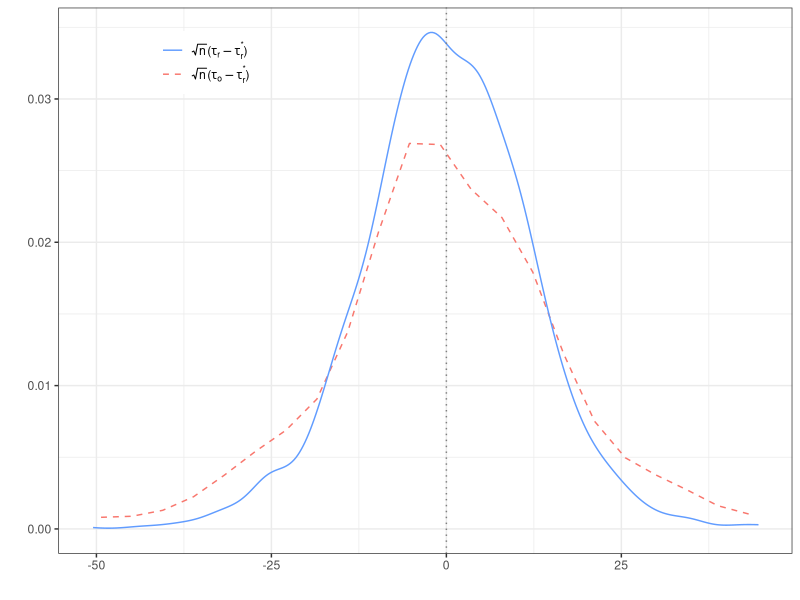
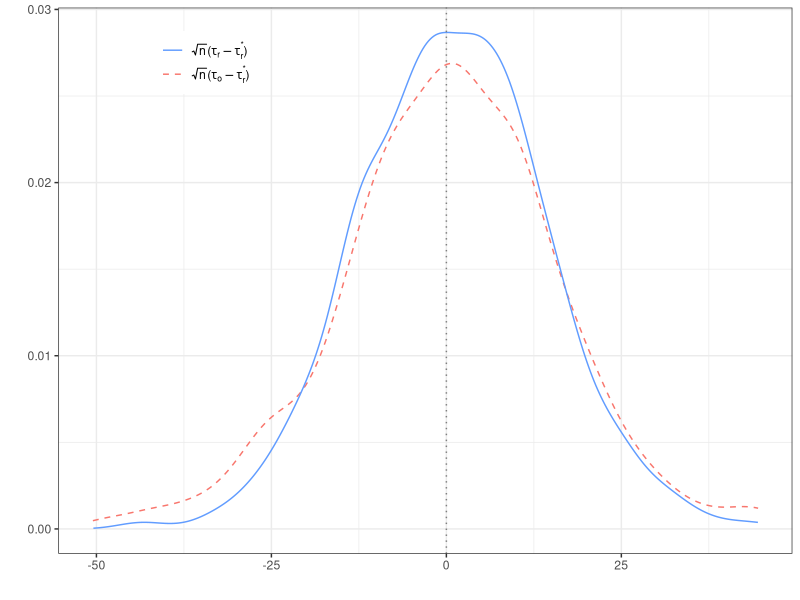
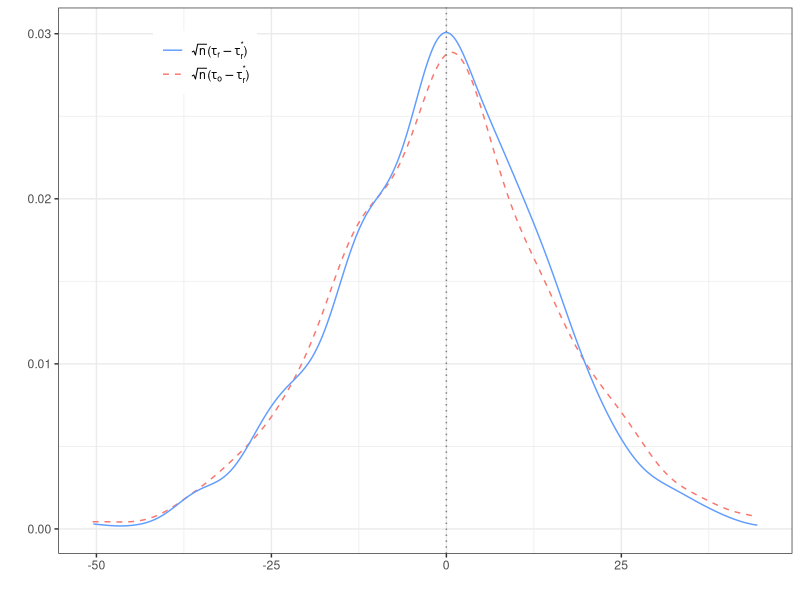
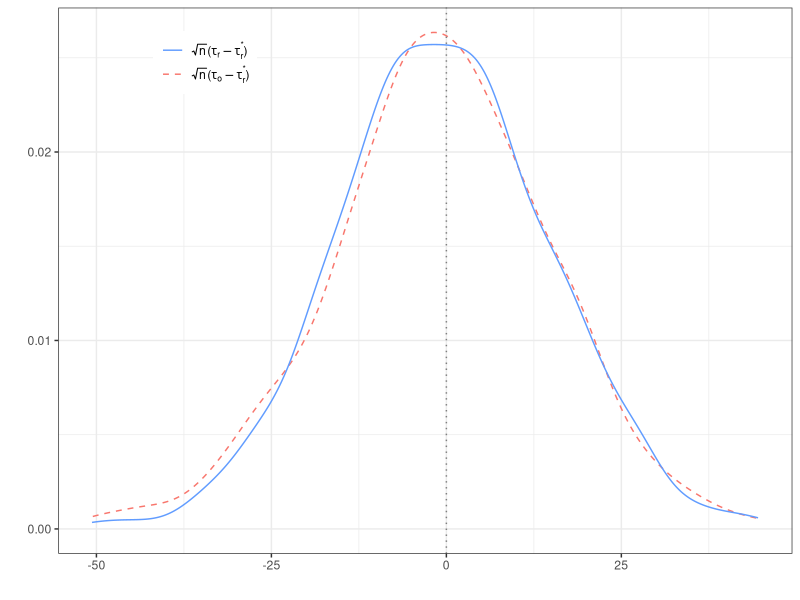

Write the R code that produced these figures, in order.
################################# FRONT MATTER #################################

rm(list=ls())
gc()

library(dplyr)
library(ggplot2)
library(tidyr)
library(mvtnorm)
library(clusterGeneration)
library(xtable)

set.seed(1234)

# X takes K + 1 values 0:K with K even
# Defiers for all X < K / 2, compliers for all X > K / 2, no switchers for
# X = K / 2.
# Assume a fixed covariate type design: n observations for each covariate value
# with a non-zero number of switchers. 

################################### FUNCTIONS ##################################

gen_data <- function(n, sigma, pZ, K, a, d, B){
  
  # Generates (D,X,Y,Z)
  # inputs
  # n: number of observations for each X value
  # sigma: covariance matrix for the unobservables
  # pZ: probability Z = 1
  # K: x values range from 0 to K
  # a,d: first stage D = 1(a + d * Z >= V)
  # B: ATE
  
  # Unobservables
  U <- rmvnorm(n * K, mean = rep(0, 3), sigma = sigma)
  U <- data.frame(U)
  names(U) <- c("U1", "U0", "V")
  
  # X and Z
  X <- rep(c(0:(K / 2 -1), ((K / 2) + 1):K), each = n)
  Z <- rbinom(n * K, 1, pZ)
  
  # Construct D and Y
  D <- (a + d[X + 1] * Z >= U$V)
  Y <- (1 - D) * U$U0 + D *(B + U$U1)
  
  return(data.frame(D = D, X = X, Y = Y, Z = Z))
  
}

# gen_data <- function(n, sigma, p_x, pZ, K, a, d, B){
# 
#   # Generates (D,X,Y,Z)
#   # inputs
#   # n: number of observations
#   # sigma: covariance matrix for the unobservables
#   # p_x: distribution for x
#   # pZ: probability Z = 1
#   # K: x values range from 0 to K
#   # a,d: first stage D = 1(a + d * Z >= V)
#   # B: ATE
# 
#   # Unobservables
#   U <- rmvnorm(n, mean = rep(0, 3), sigma = sigma)
#   U <- data.frame(U)
#   names(U) <- c("U1", "U0", "V")
# 
#   # X and Z
#   X <- sample(0:K, size = n, replace = T, prob = p_x)
#   Z <- rbinom(n, 1, pZ)
# 
#   # Construct D and Y
#   D <- (a + d[X + 1] * Z >= U$V)
#   Y <- (1 - D) * U$U0 + D *(B + U$U1)
# 
#   return(data.frame(D = D, X = X, Y = Y, Z = Z))
# 
# }

gen_vars <- function(data, K, true_s){
  
  # adds in the demeaned Z, true sign function, and estimated sign function
  # inputs:
  # data: D, X, Y, Z, ordered by X, n draws for each X
  # K x values range from 0 to K
  # true_s value of the sign function for each X
  
  X_vals <- sort(unique(data$X))
  
  # Z_tilde = Z - E[Z|X]
  bar_Z <- rep(0, K + 1)
  for (k in X_vals){
    bar_Z[k + 1] <- mean(data$Z[data$X == k])
  }
  data$Z_tilde <- data$Z - bar_Z[data$X + 1]
  
  # Oracle sign function
  data$s_star <- true_s[data$X + 1] 
  
  # Estimated sign function
  est_s <- rep(0, K + 1)
  for (k in X_vals){
    
    temp <- dplyr::filter(data, X == k)
    n_1 <- sum(temp$Z)
    n_0 <- sum(1 - temp$Z)
    
    if (n_1 > 0 & n_0 > 0){
      est_s[k + 1] <- 
        2 * (sum(temp$Z * temp$D) / n_1 >= sum((1 - temp$Z) * temp$D) / n_0) - 1 
    }
  }
  data$s_hat <- est_s[data$X + 1]
  
  return(data)
  
}

# gen_vars <- function(data, K, true_s){
#   
#   # adds in the demeaned Z, true sign function, and estimated sign function
#   # inputs:
#   # data data frame containing D, X, Y, Z
#   # K x values range from 0 to K
#   # true_s value of the sign function for each X
#   
#   X_vals <- sort(unique(data$X))
#   
#   # Z_tilde = Z - E[Z|X]
#   bar_Z <- rep(0, K + 1)
#   for (k in X_vals){
#     bar_Z[k + 1] <- mean(data$Z[data$X == k])
#   }
#   data$Z_tilde <- data$Z - bar_Z[data$X + 1]
#   
#   # Oracle sign function
#   data$s_star <- true_s[data$X + 1] 
#   
#   # Estimated sign function
#   est_s <- rep(0, K + 1)
#   for (k in X_vals){
#     
#     temp <- dplyr::filter(data, X == k)
#     n_1 <- sum(temp$Z)
#     n_0 <- sum(1 - temp$Z)
#     
#     if (n_1 > 0 & n_0 > 0){
#       est_s[k + 1] <- 
#         2 * (sum(temp$Z * temp$D) / n_1 > sum((1 - temp$Z) * temp$D) / n_0) - 1 
#     }
#   }
#   data$s_hat <- est_s[data$X + 1]
#   
#   return(data)
#   
# }

calc_sd <- function(data, tau_feasible, n, K){
  
  # returns the estimate of the asymptotic SD
  
  # data: a data frame containing the data (including generated variables)
  # tau_feasible: the estimate (from the feasible estimator)
  # n: number of observations for each value of X
  # K: number of unique X values
  
  # "errors"
  e_Y <- data$Y - data$D * tau_feasible
  e_Z <- data$Z_tilde
  
  # generate the indicators (which are the implicit covariates)
  X_ind <- matrix(0, nrow(data), K)
  index <- 0
  for (k in 1:K){
    
    X_ind[index + 1:n, k] <- 1
    index <- index + n
    
  }
   
  # sigma_X = E_n[XX^T]
  X_mean <- colMeans(X_ind)
  X_temp <- X_ind - matrix(X_mean, n * K, K, byrow = T)
  sigma_X <- cov(X_temp) * ((n * K) - 1) / (n * K) + 
    matrix(X_mean, nrow = K, ncol = 1) %*% matrix(X_mean, nrow = 1, ncol = K)
  
  # C = E_n[e_Y * s_hat(X) * X]
  C <- apply(X_ind, 2, function(X_col, e_Y, s_hat){
    return(X_col * e_Y * s_hat)
  }, e_Y = e_Y, s_hat = data$s_hat)
  C <- colSums(C) / (n * K)
  
  # denominator
  denom <- (sum(data$D * data$s_hat * e_Z) / (n * K))
  
  # numerator term 1: E_n[e_Y ^ 2 * e_Z ^ 2 * s_hat]
  num_1 <- sum((e_Y ^ 2) * (e_Z ^ 2)) / (n * K)
  
  # numerator term 2: C^T %*% sigma_X^{-1} %*% E_n[e_Y * s_hat * (e_Z ^ 2) * X]
  # 
  num_2 <- apply(X_ind, 2, function(X_col, e_Y, s_hat, e_Z){
    return(e_Y * s_hat * (e_Z ^ 2) * X_col)
  }, e_Y = e_Y, s_hat = data$s_hat, e_Z = e_Z)
  num_2 <- matrix(colSums(num_2) / (n * K), nrow = K, ncol = 1)
  num_2 <- matrix(C, nrow = 1, ncol = K) %*% solve(sigma_X) %*% num_2
  
  # numerator term 3: C^T %*% sigma_X^{-1} %*% E_n[e_Z^2 XX^T] %*% sigma_X^{-1}
  # %*% C
  X_temp <- apply(X_ind, 2, function(X_col, e_Z){
    return(X_col * e_Z)
  }, e_Z = e_Z)
  X_mean <- colMeans(X_temp)
  X_temp <- X_temp - matrix(X_mean, n * K, K, byrow = T)
  num_3 <-  cov(X_temp) * ((n * K) - 1) / (n * K) + 
    matrix(X_mean, nrow = K, ncol = 1) %*% matrix(X_mean, nrow = 1, ncol = K)
  num_3 <- matrix(C, nrow = 1, ncol = K) %*% solve(sigma_X) %*%
    num_3 %*% solve(sigma_X) %*% matrix(C, nrow = K, ncol = 1)
  
  # numerator = num_1 - 2 * num_2 + num_3
  num <- num_1 - 2 * num_2 + num_3
  
  return(sqrt(num) / denom)
 
}

# Given a vector containing estimates of tau, this returns summary statistics
get_stats <- function(results, B){
  
  # results is a vector of estimates of tau.
  # B is the ATE, which equals the asymptotic estimand. 
  
  # statistics returned are: mean, sd, MSE, median, 0.25 and 0.75 quantiles
  results <- results[!is.infinite(results)]
  stats <- rep(0, 6)
  stats[1] <- mean(results, na.rm = TRUE)
  stats[2] <- sd(results, na.rm = TRUE)
  stats[3] <- (stats[1] - B) ^ 2 + stats[2] ^ 2
  stats[4:6] <- quantile(results, c(0.5, 0.25, 0.75), na.rm = TRUE)
  return(stats)

}

get_coverage <- function(tau, sigma_o, B, n, K){
  
  # returns the 90%, 95%, and 99% coverage rates of the estimators
  # all inputs should be results for a given n
  # tau: a vector of estimates (either feasible or oracle)
  # sigma_o: a vector of estimated standard deviations
  # B: the true AT (asymptotic limit of the estimator)
  # n: number of observations for each X value
  # K: number of X values
  
  coverage <- matrix(0, 3, length(tau))
  
  sigma_o <- sigma_o / sqrt(n * K)
  
  CI <- matrix(0, 3, length(sigma_o))
  CI[1, ] <- sigma_o * qnorm(0.95)
  CI[2, ] <- sigma_o * qnorm(0.975)
  CI[3, ] <- sigma_o * qnorm(0.99)
  rownames(CI) <- c("90", "95", "99")
  
  for (i in 1:3){
    
    coverage[i, ] <- as.numeric((tau + CI[i, ]) > B)
    coverage[i, ] <- coverage[i, ] * as.numeric((tau - CI[i, ]) < B)
    
  }
  
  coverage <- rowMeans(coverage)
  names(coverage) <- c("90", "95", "99")
  
  return(coverage)
  
}

# get_coverage <- function(tau_oracle, tau_feasible, sigma_o, B, n, K){
#   
#   # returns the 90%, 95%, and 99% coverage rates of the estimators
#   # all inputs should be results for a given n
#   # tau_oracle: a vector of oracle estimates
#   # tau_feasible: a vector of feasible estimates
#   # sigma_o: a vector of estimated standard deviations
#   # B: the true AT (asymptotic limit of the estimator)
#   # n: number of observations for each X value
#   # K: number of X values
#   
#   coverage_feasible <- matrix(0, 3, length(tau_oracle))
#   coverage_oracle <- matrix(0, 3, length(tau_oracle))
#   
#   sigma_o <- sigma_o / sqrt(n * K)
#   
#   CI <- matrix(0, 3, length(sigma_o))
#   CI[1, ] <- sigma_o * qnorm(0.95)
#   CI[2, ] <- sigma_o * qnorm(0.975)
#   CI[3, ] <- sigma_o * qnorm(0.99)
#   rownames(CI) <- c("90", "95", "99")
#   
#   for (i in 1:3){
#     
#     coverage_feasible[i, ] <- as.numeric(tau_feasible + CI[i, ] > 0)
#     coverage_feasible[i, ] <- coverage_feasible[i, ] * 
#       as.numeric(tau_feasible - CI[i, ] < 0)
#     
#     coverage_oracle[i, ] <- as.numeric(tau_oracle + CI[i, ] > 0)
#     coverage_oracle[i, ] <- coverage_oracle[i, ] * 
#       as.numeric(tau_oracle - CI[i, ] < 0)
#     
#   }
#   
#   coverage_feasible <- rowMeans(coverage_feasible)
#   names(coverage_feasible) <- c("90", "95", "99")
#   coverage_oracle <- rowMeans(coverage_oracle)
#   names(coverage_oracle) <- c("90", "95", "99")
#   
#   return(list(feasible = feasible, oracle = oracle))
#   
# }

make_plot <- function(tau_oracle, tau_feasible, x_lims){
  
  oracle_dens <- density(tau_oracle)
  oracle_data <- data.frame(x = oracle_dens$x, y = oracle_dens$y)
  
  feasible_dens <- density(tau_feasible)
  feasible_data <- data.frame(x = feasible_dens$x, y = feasible_dens$y)
  
  ggplot() +
    geom_line(aes(x = x, y = y, col = "Oracle"), 
              data = oracle_data, 
              linetype = "dashed") +
    geom_line(aes(x = x, y = y, col = "Feasible"), 
              data = feasible_data) +
    geom_vline(aes(xintercept = 0, col = "black"), 
               linetype = "dotted", show.legend = FALSE) + 
    theme_bw() +
    theme(legend.title = element_blank()) +
    scale_color_manual(values = c("Oracle" = "#F8766D",
                                  "Feasible" = "#619CFF"),
                       labels = c("Oracle" = expression(sqrt(n) * 
                                                          "(" * 
                                                          tau[o] - 
                                                          tau[r]^"*" 
                                                        * ")"),
                                  "Feasible" = expression(sqrt(n) * 
                                                            "(" * 
                                                            tau[r] - 
                                                            tau[r]^"*" 
                                                          * ")"))) + 
    xlim(x_lims[1], x_lims[2]) +  
    labs(x = "", y = "") + 
    theme(legend.position = c(0.2, 0.9))
  
}

# scale_color_manual(values = c("Oracle" = "#F8766D",
#                               "Feasible" = "#619CFF",
#                               "Asymptotic Limit" = "black"),
#                    labels = c("Oracle" = expression(sqrt(n) * 
#                                                       "(" * 
#                                                       tau[o] - 
#                                                       tau[r]^"*" 
#                                                     * ")"),
#                               "Feasible" = expression(sqrt(n) * 
#                                                         "(" * 
#                                                         tau[r] - 
#                                                         tau[r]^"*" 
#                                                       * ")"),
#                               "Asymptotic Limit" = "")) 

################################## PARAMETERS ##################################

# Number of X values (is K)
K <- 8

# Switcher shares at each value of X are evenly spaced between -delta and delta
delta <- 0.2
w <- delta * (2 * (0:K) / K - 1)

# First stage 1(a + dZ >= V)
a <- 0
d <- qnorm(pnorm(a) + w) - a 

# ATE (also equals the asymptotic limit of the estimand)
B <- 0 

# True value of the sign function for each value of X
true_s <- 2 * (w >= 0) - 1

################################# DISTRIBUTIONS ################################

# Randomly generate a covariance matrix for the unobservables
# A <- matrix(runif(9, -1, 1), 3, 3)
# sigma <- A %*% t(A)
# # Scale to be a correlation matrix
# for (k in 1:3){
#   
#   sd_k <- sqrt(sigma[k, k])
#   sigma[, k] <- sigma[, k] / sd_k
#   sigma[k, ] <- sigma[k, ] / sd_k
#   
# }

# Set a correlation matrix for the unobservables (order is U1, U0, V)
sigma <- diag(x = 1, 3, 3)
sigma[2, 1] <- -0.25
sigma[3, 1] <- -0.5
sigma[3, 2] <- 0.5
sigma[1, 2] <- sigma[2, 1]
sigma[1, 3] <- sigma[3, 1]
sigma[2, 3] <- sigma[3, 2]
# As V is resistance to treatment, this specification implies a positive 
# selection effect. 

# # Distribution for X
# p_x <- vector(mode = "list", length = 2)
# p_x[[1]] <- c(1 / 2, 0, 1 / 2)
# p_x[[2]] <- rep(1 / 3, 3)

# Probability that Z = 1
pZ <- 1 / 2

################################# GENERATE DATA ################################

n <- c(50, 100, 200, 400) # number of observations for each X
runs <- 1000 # number of draws for each sample size

tau_oracle <- matrix(0, length(n), runs)
tau_feasible <- matrix(0, length(n), runs)
sigma_o <- matrix(0, length(n), runs)

for (i in 1:length(n)){
  for (j in 1:runs){
    
    data <- gen_data(n = n[i],
                     sigma = sigma,
                     pZ = pZ,
                     K = K,
                     a = a,
                     d = d,
                     B = B)
    data <- gen_vars(data = data,
                     K = K,
                     true_s = true_s)
    
    # estimates
    tau_oracle[i, j] <- sum(data$Y * data$s_star * data$Z_tilde) / 
      sum(data$D * data$s_star * data$Z_tilde)
    tau_feasible[i, j] <- sum(data$Y * data$s_hat * data$Z_tilde) / 
      sum(data$D * data$s_hat * data$Z_tilde)
    
    # standard deviation (calculated using the asymptotic formula)
    sigma_o[i, j] <- calc_sd(data, tau_feasible[i, j], n[i], K)
    
  }
}

############################## SUMMARY STATISTICS ##############################

# Returns the mean, standard error, MSE, median, 0.25 and 0.75 quartiles of the 
# sampling distribution of the oracle and feasible estimators. 

feasible_sum_stats <- matrix(0, length(n), 6)
oracle_sum_stats <- matrix(0, length(n), 6)

for (i in 1:length(n)){
  
  feasible_sum_stats[i, ] <- get_stats(results = tau_feasible[i, ], B = B)
  oracle_sum_stats[i, ] <- get_stats(results = tau_oracle[i, ], B = B)
  
}

rownames(feasible_sum_stats) <- n
rownames(oracle_sum_stats) <- n

xtable(feasible_sum_stats, digits = 3)
xtable(oracle_sum_stats, digits = 3)

# Add in coverage rates 
coverage_feasible <- matrix(0, length(n), 3)
coverage_oracle <- matrix(0, length(n), 3)

# n varies over rows, columns are coverage rates for 90%, 95% and 99% CIs
for (i in 1:length(n)){
  
  coverage_feasible[i, ] <- get_coverage(tau = tau_feasible[i, ], 
                                         sigma_o = sigma_o[i, ],
                                         B = B, n = n[i], K = K)
  coverage_oracle[i, ] <- get_coverage(tau = tau_oracle[i, ], 
                                       sigma_o = sigma_o[i, ],
                                       B = B, n = n[i], K = K)
  
}

colnames(coverage_feasible) <- c("90", "95", "99")
rownames(coverage_feasible) <- n

colnames(coverage_oracle) <- c("90", "95", "99")
rownames(coverage_oracle) <- n

xtable(cbind(coverage_feasible, coverage_oracle), digits = 3)

######################## PLOT OF SAMPLING DISTRIBUTIONS ########################

# Prepare data for plotting

# convert to sqrt(n) * (tau - tau^*)
tau_oracle <- tau_oracle - B
tau_feasible <- tau_feasible - B
for (i in 1:nrow(tau_oracle)){
  
  tau_oracle[i, ] <- sqrt(K * n[i]) * tau_oracle[i, ]
  tau_feasible[i, ] <- sqrt(K * n[i]) * tau_feasible[i, ]
  
}

x_lims <- rep(0, 2)
x_lims[1] <- quantile(c(tau_feasible, tau_oracle), 0.005, na.rm = TRUE)
x_lims[2] <- quantile(c(tau_feasible, tau_oracle), 0.995, na.rm = TRUE)

make_plot(tau_oracle = tau_oracle[1, ],
          tau_feasible = tau_feasible[1, ],
          x_lims = x_lims)
make_plot(tau_oracle = tau_oracle[2, ],
          tau_feasible = tau_feasible[2, ],
          x_lims = x_lims)
make_plot(tau_oracle = tau_oracle[3, ],
          tau_feasible = tau_feasible[3, ],
          x_lims = x_lims)
make_plot(tau_oracle = tau_oracle[4, ],
          tau_feasible = tau_feasible[4, ],
          x_lims = x_lims)
